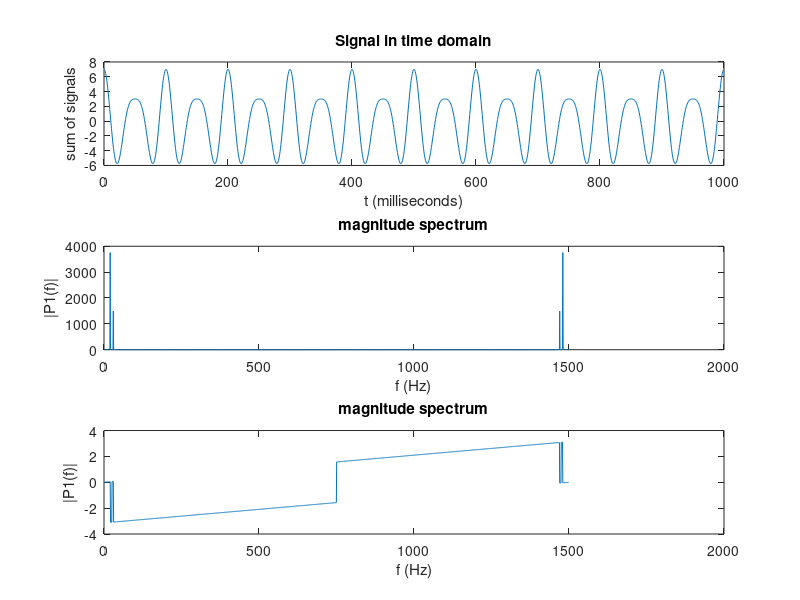

This figure's MATLAB source:
Fs = 1500;            % Sampling frequency                    
T = 1/Fs;             % Sampling period       
L = 1;             % Length of signal
t = (0:T:L);        % Time vector

a1=5;
a2=2;
f1=20;
f2=30;
theeta1=0;
theeta2=0;

y1 = a1*cos(2*pi*f1*t);
y2 = a2*cos(2*pi*f2*t);
s=a1*cos(2*pi*f1*t+theeta1) + a2*cos(2*pi*f2*t+theeta2);
subplot(3,1,1);
plot(1000*t(1:Fs),s(1:Fs))
title("Signal in time domain")
xlabel("t (milliseconds)")
ylabel("sum of signals")


Y = fft(s);
freq=(0:length(s)-1)*Fs/length(s);

phase=angle(Y);
phi1 = mod(phase(f1),2*pi);
phi2 = mod(phase(f2),2*pi);

fprintf('phase response at f1 = %d Hz is %.4f radians \n',f1,phi1);
fprintf('phase response at f2 = %d Hz is %.4f radians \n',f2,phi2);

subplot(3,1,2);
mag = abs(Y);
plot(freq,mag);

title("magnitude spectrum")
xlabel("f (Hz)")
ylabel("|P1(f)|")

subplot(3,1,3);
plot(freq,angle(Y));
dim = [.0 .0 .0 .5];
%t = text([f1 f2],[phi1 phi2],'f');
title("magnitude spectrum")
xlabel("f (Hz)")
ylabel("|P1(f)|")

